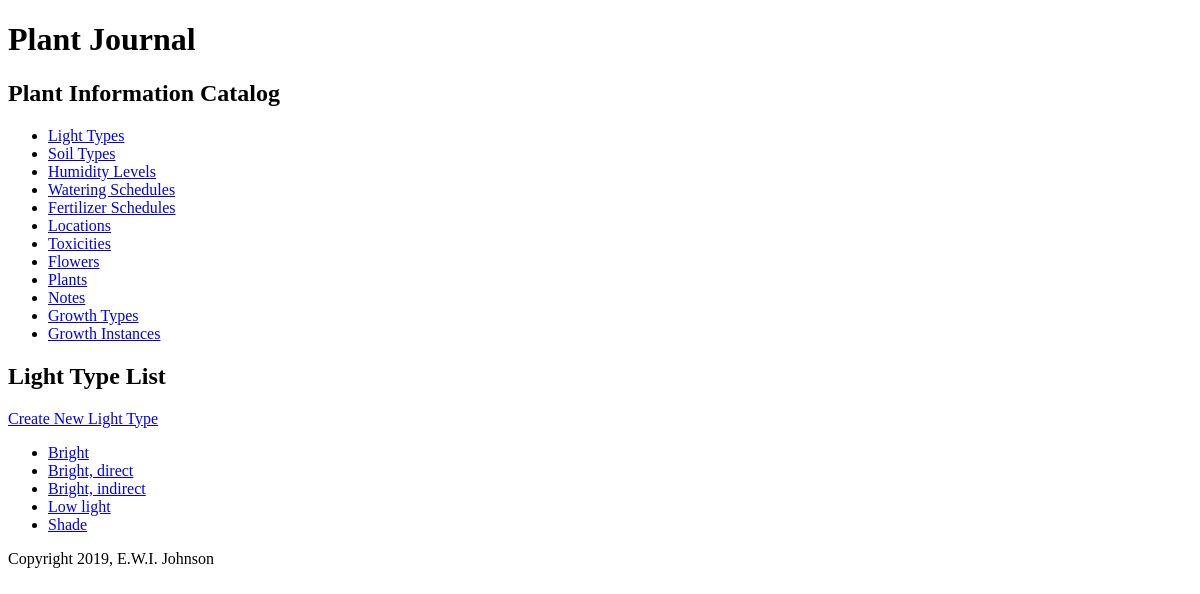
Before: /light/ with the older database file.
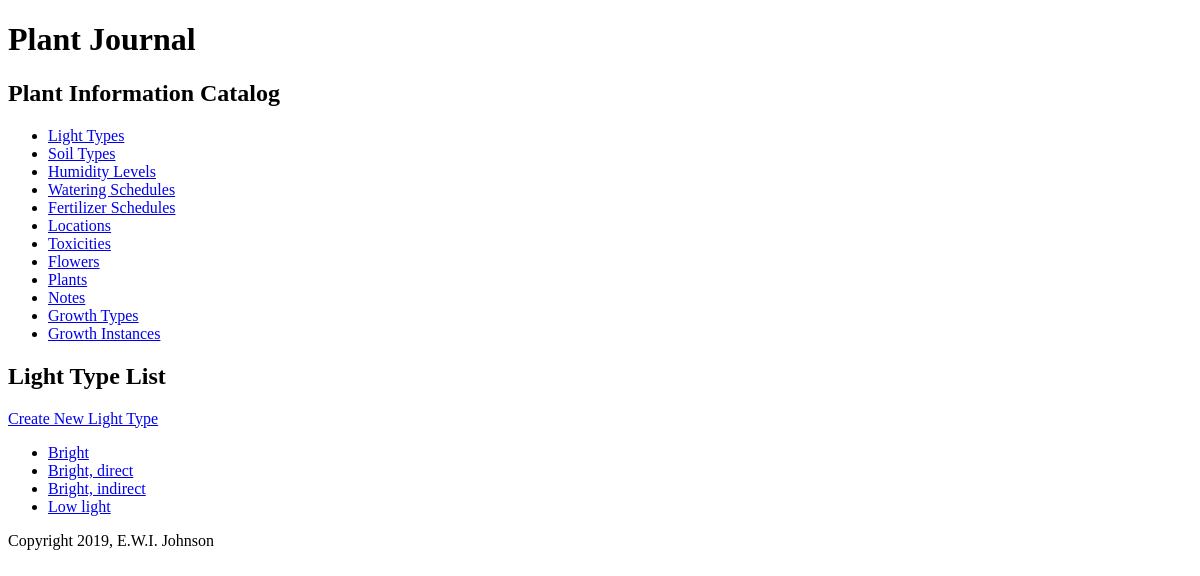
After: the same page with the newer database file.
### plantjournal/models.py (models this page shows, shortened)
class Light(models.Model):
    light_id = models.AutoField(primary_key=True)
    light_type = models.CharField(max_length=45, unique=True)
    def __str__(self):
        return '%s' % self.light_type
    def get_absolute_url(self):
        return reverse('plantjournal_light_detail_urlpattern',
                       kwargs={'pk': self.pk})
    class Meta:
        ordering = ['light_type']

### plantjournal/views.py (the view)
class LightList(View):
    def get(self, request):
        return render(
            request,
            'plantjournal/light_list.html',
            {'light_list': Light.objects.all()}
        )

### templates/plantjournal/light_list.html (shortened to what this page needs)
{% extends 'plantjournal/base.html' %}
{% block content %}
    <h2>Light Type List</h2>
    <div>
        <a href="{% url 'plantjournal_light_create_urlpattern' %}">
            Create New Light Type
        </a>
    </div>
    <ul>
        {% for light in light_list %}
            <li>
                <a href="{{ light.get_absolute_url }}">{{ light }}</a>
            </li>
        {% empty %}
            <li><em>There are currently no light types available.</em></li>
        {% endfor %}
    </ul>
{% endblock %}

### templates/plantjournal/base.html (shortened to what this page needs)
<!DOCTYPE html>
<html lang="en">
<head>
</head>
<body>
<div>
    <header>
        <h1>Plant Journal</h1>
        <h2>Plant Information Catalog</h2>
    </header>
    <nav>
        <ul>
            <li>
                <a href="{% url 'plantjournal_light_list_urlpattern' %}">
                    Light Types</a></li>
            <li>
                <a href="{% url 'plantjournal_soil_list_urlpattern' %}">
                    Soil Types</a></li>
            <li>
                <a href="{% url 'plantjournal_humidity_list_urlpattern' %}">
                    Humidity Levels</a></li>
            <li>
                <a href="{% url 'plantjournal_water_list_urlpattern' %}">
                    Watering Schedules</a></li>
            <li>
                <a href="{% url 'plantjournal_fertilizer_list_urlpattern' %}">
                    Fertilizer Schedules</a></li>
            <li>
                <a href="{% url 'plantjournal_location_list_urlpattern' %}">
                    Locations</a></li>
            <li>
                <a href="{% url 'plantjournal_toxicity_list_urlpattern' %}">
                    Toxicities</a></li>
            <li>
                <a href="{% url 'plantjournal_flower_list_urlpattern' %}">
                    Flowers</a></li>
            <li>
                <a href="{% url 'plantjournal_plant_list_urlpattern' %}">
                    Plants</a></li>
            <li>
                <a href="{% url 'plantjournal_note_list_urlpattern' %}">
                    Notes</a></li>
            <li>
                <a href="{% url 'plantjournal_growth_type_list_urlpattern' %}">
                    Growth Types</a></li>
            <li>
                <a href="{% url 'plantjournal_growth_instance_list_urlpattern' %}">
                    Growth Instances</a></li>
        </ul>
    </nav>
    <main>
        {% block content %}{% endblock %}
    </main>
</div>
<footer>
    <p>
        <a>Copyright 2019, E.W.I. Johnson </a>
    </p>
</footer>
</body>
</html>

Changed rows visible on the page:
removed Light: light_type "Shade"
